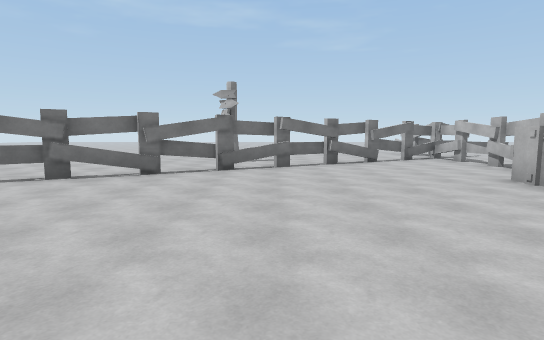
[1] (above)

20 first-person views from a walk through a 3-D level made in the Unity game engine. The camera is 1.5 m above the floor, tilts 6° down and sees 80° across. The floor is counted in squares, 2 m on a side. Each view is taken from the middle of a square. On the plan, view 1 faces up. The plan holds only what a view shows up to about 11 squares ahead; the rest is blank. The place goes on beyond the plan. Some animated figures are left out.

[2]
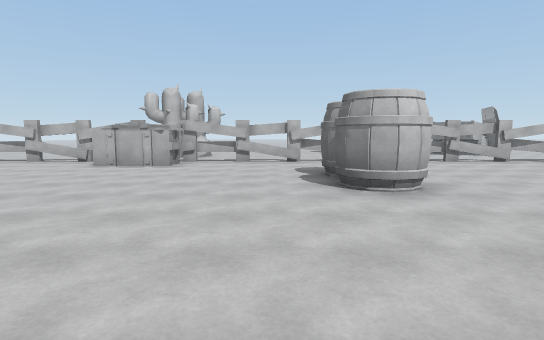

[3]
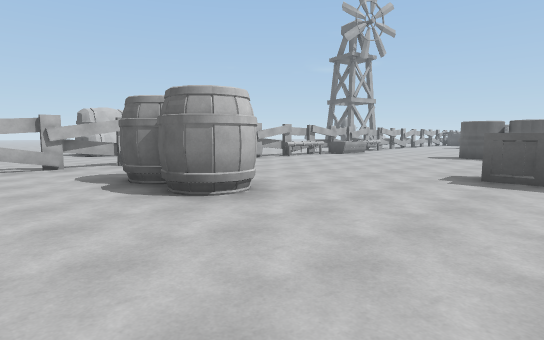

[4]
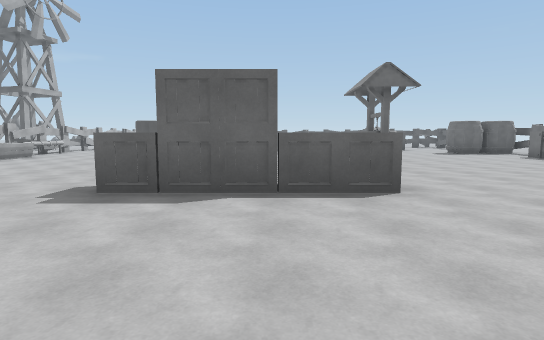

[5]
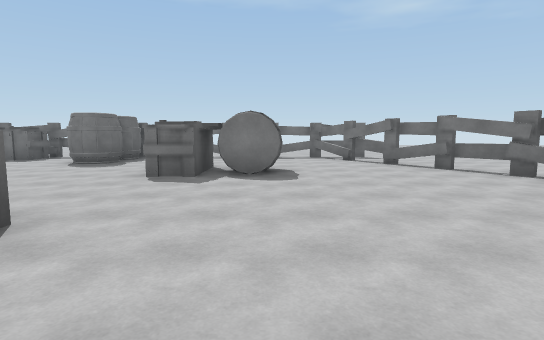

[6]
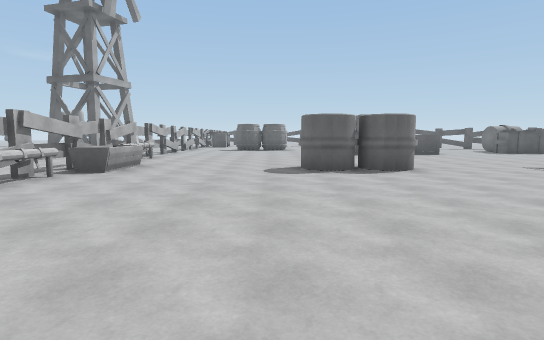

[7]
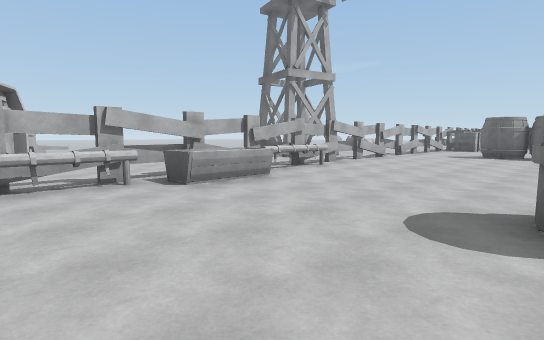

[8]
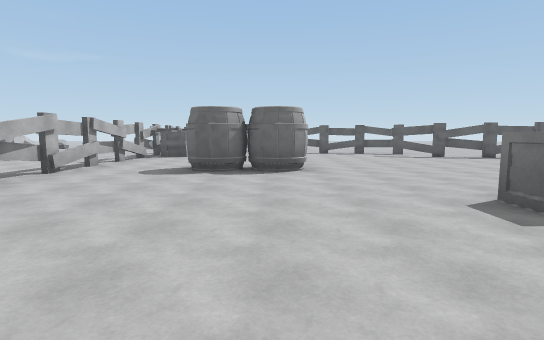

[9]
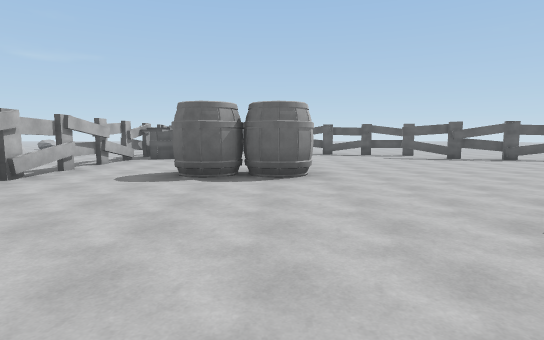

[10]
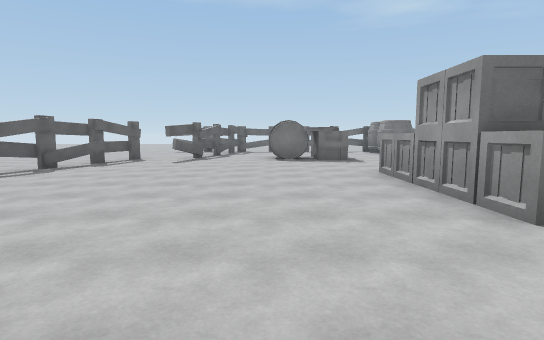

[11]
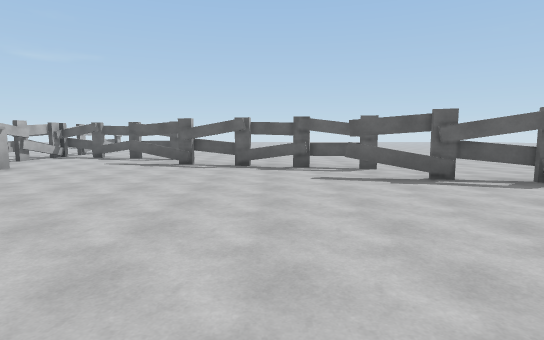

[12]
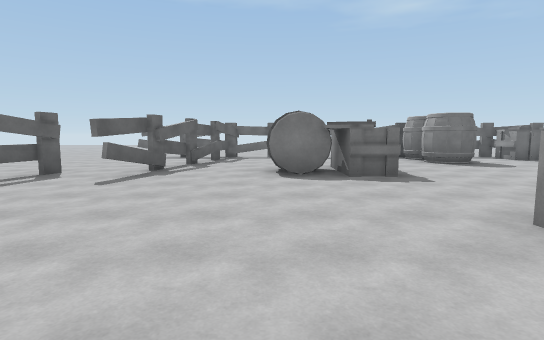

[13]
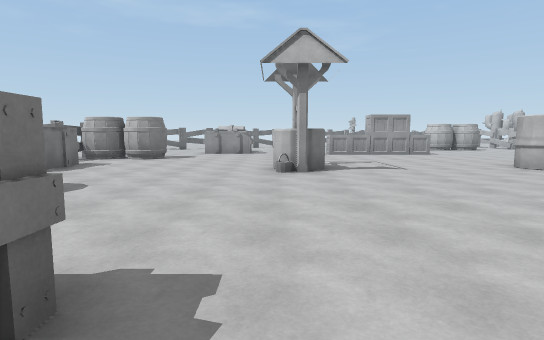

[14]
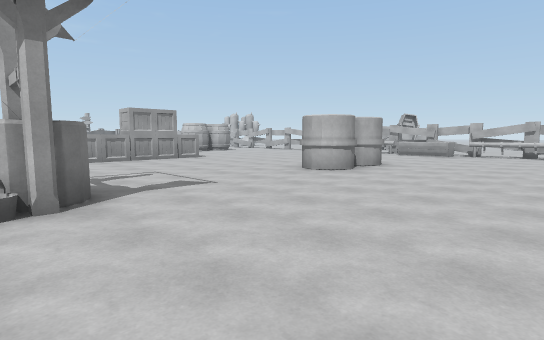

[15]
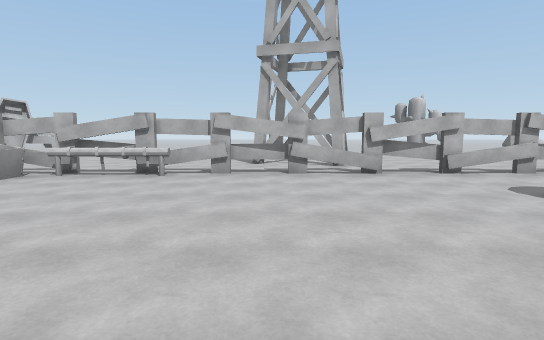

[16]
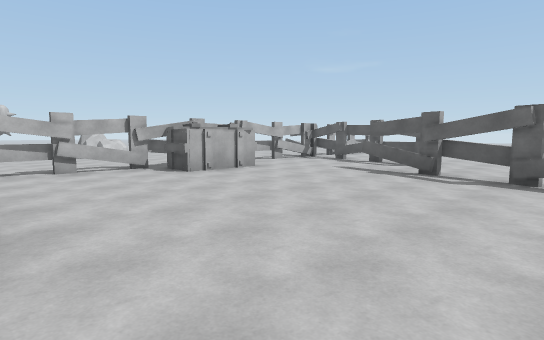

[17]
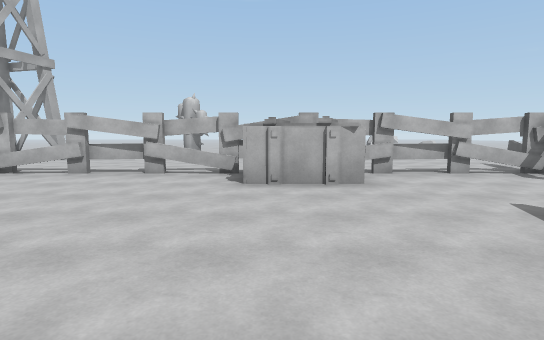

[18]
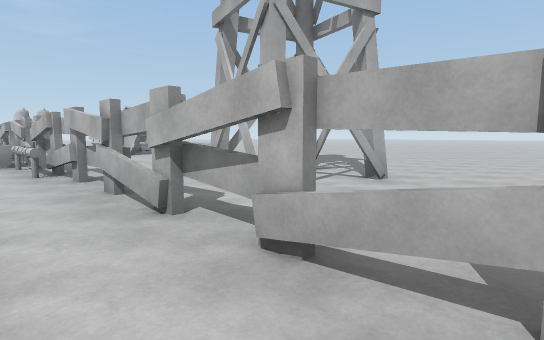

[19]
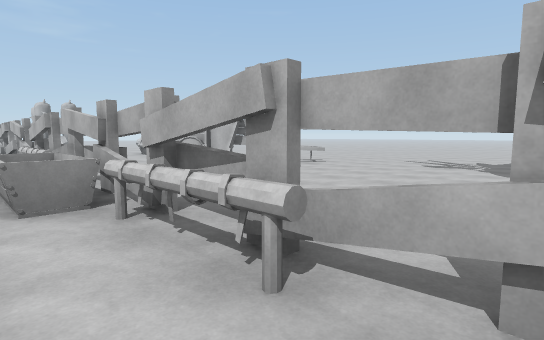

[20]
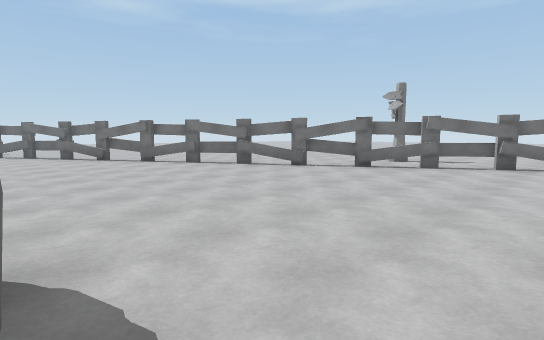

### Floor plan
Key: @ floor where view 1 was taken; # wall or solid block; x gap in a wall; . floor; = window, fence, low wall or low ledge; ^ raised ledge; T thing the floor can be seen under or through; C crate; O other object.
Columns run from 13 left of view 1 to 14 right of it. Each row starts with its distance up from view 1.
 13              ...
 12              ...
 11           ........##.
 10           ..O...####.
  9       ........TT...=.
  8       .......TT....#.
  7        ....TT=....=#
  6        ..T=T.......#
  5 ...   .TTT.......CC#O
  4 .... TTT.........CC#
  3 ...TTT.............#.
  2 ..TT...............#.
  1 TTT...............=#..
  0 .............@OO...#..
 -1 .............OOOO.##...
 -2 ...O..............=  ..
 -3  ..O..............##
 -4   CCC.............##
 -5   ......CCCC......=...
 -6 ...................#..
 -7 OO................O#. ^
 -8 ..................O.. O# ..
 -9 ..................O...  ==..
-10 C....OO....OOO....O.........
-11 C.....O....OOO....O.........
-12 ..................O.........
-13 ..................O.........
-14 OO................O........
-15 ..................TT...  ...
-16   ......CCCC.......T.#.#....
-17   CCC.............=TT.......
-18   .O..............TTTx#.....
-19 ...O...............=........
-20 .............OOOO.TT........
-21 ###...........OO..TT....
-22 ..###..............=....
-23  .................TT....
-24 ....TT==..........TT...O
-25 .......TT=.......CC..  O
-26 .................CC
-27    .... .TT=TT....TT.
-28      ..  ....T=....=...
-29          .........TT...
-30          .....#=##TT...
-31              .. ..  #..

Where each view was taken, in squares from view 1:
view 1: 0 up, 0 right, facing up
view 2: 1 up, 4 left, facing right
view 3: 2 up, 3 left, facing down-right
view 4: 0 up, 4 left, facing down
view 5: 2 down, 3 left, facing left
view 6: 3 down, 1 right, facing down
view 7: 7 down, 0 right, facing down-right
view 8: 13 down, 1 right, facing down
view 9: 14 down, 1 right, facing down
view 10: 19 down, 1 right, facing left
view 11: 19 down, 2 left, facing down
view 12: 19 down, 3 left, facing left
view 13: 18 down, 8 left, facing up
view 14: 15 down, 8 left, facing up-right
view 15: 16 down, 1 left, facing right
view 16: 21 down, 2 left, facing down-right
view 17: 25 down, 1 left, facing right
view 18: 21 down, 4 right, facing up-right
view 19: 15 down, 4 right, facing up-right
view 20: 0 up, 3 right, facing up-left
